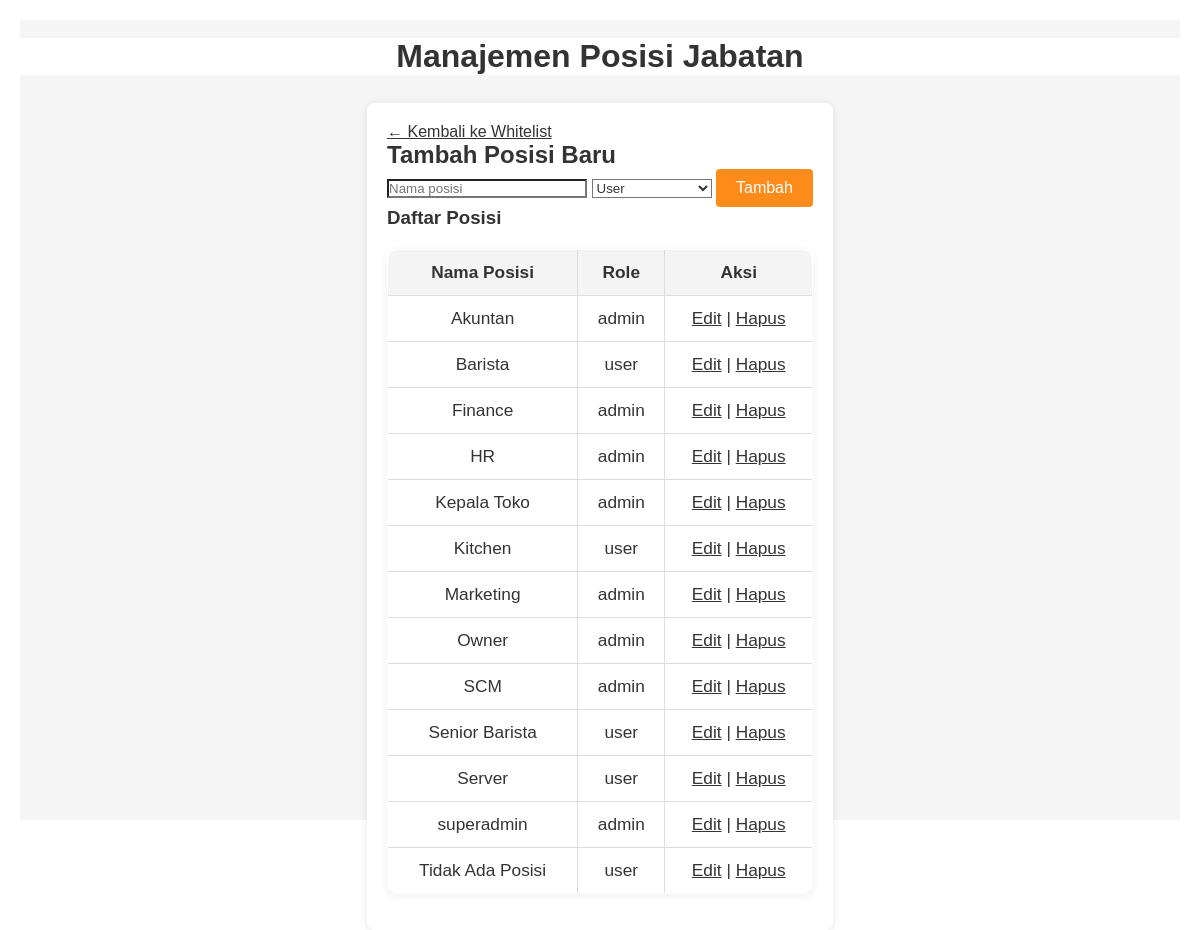
The app's page /posisi_jabatan.php (signed in) with its own data.
### tables this page shows
CREATE TABLE `posisi_jabatan` (
  `id` int(11) NOT NULL AUTO_INCREMENT,
  `nama_posisi` varchar(100) NOT NULL,
  `role_posisi` varchar(20) DEFAULT 'user',
  PRIMARY KEY (`id`),
  UNIQUE KEY `nama_posisi` (`nama_posisi`)
);

### posisi_jabatan.php (the view, shortened to what this page needs)
<?php
include 'connect.php';
$edit_posisi = null;
$query_posisi = 'SELECT * FROM posisi_jabatan ORDER BY nama_posisi ASC';
$daftar_posisi = $pdo->query($query_posisi)->fetchAll(PDO::FETCH_ASSOC);
?>
<!DOCTYPE html>
<html lang="en">
<head>
    <link rel="stylesheet" href="style.css">
</head>
<body>
<div class="main-title">Manajemen Posisi Jabatan</div>
<div class="container">
    <a href="whitelist.php">&larr; Kembali ke Whitelist</a>
    <h2><?= $edit_posisi ? 'Edit Posisi' : 'Tambah Posisi Baru' ?></h2>
    <form method="post">
        <input type="text" name="nama_posisi" value="<?= htmlspecialchars($edit_posisi['nama_posisi'] ?? '') ?>" placeholder="Nama posisi" required style="width:200px;">
        <select name="role_posisi" required style="width:120px;">
            <option value="user" <?= (isset($edit_posisi['role_posisi']) && $edit_posisi['role_posisi']==='user') ? 'selected' : '' ?>>User</option>
        </select>
        <button type="submit"><?= $edit_posisi ? 'Update' : 'Tambah' ?></button>
    </form>
    <h3>Daftar Posisi</h3>
    <table border="1" cellpadding="6" cellspacing="0">
        <tr><th>Nama Posisi</th><th>Role</th><th>Aksi</th></tr>
        <?php foreach ($daftar_posisi as $index => $p):
        ?>
            <tr>
                <td><?= htmlspecialchars($p['nama_posisi']) ?></td>
                <td><?= htmlspecialchars($p['role_posisi'] ?? 'user') ?></td>
                <td>
                    <a href="posisi_jabatan.php?edit=<?= $p['id'] ?>">Edit</a> |
                    <a href="posisi_jabatan.php?delete=<?= $p['id'] ?>" onclick="return confirm('Hapus posisi ini?')">Hapus</a>
                </td>
            </tr>
        <?php endforeach; ?>
    </table>
</div>
</body>
</html>

### style.css (style rules this page uses)
* { margin: 0; padding: 0; box-sizing: border-box; font-family: 'Poppins', sans-serif; background-color: #ffffff; accent-color: #084a62; color: #333333; scrollbar-width: thin; scrollbar-color: #084a62 transparent; }
.main-title { text-align: center; font-weight: bold; font-size: 2em; margin: 18px 0 8px 0; }
.container { max-width: 1200px; margin: 20px auto; padding: 20px; background-color: #fff; border-radius: 8px; box-shadow: 0 2px 8px rgba(0, 0, 0, 0.1); }
.btn, button { background-color: #ff8c1a; color: #fff; padding: 10px 20px; border: none; border-radius: 4px; cursor: pointer; font-size: 16px; transition: background-color 0.3s ease; }
table, .approval-table { width: 95%; margin: 24px auto 16px auto; border-collapse: collapse; background: #fff; border-radius: 10px; box-shadow: 0 2px 8px rgba(0,0,0,0.07); font-size: 1.08em; text-align: center; overflow: hidden; }
table th, table td, .approval-table th, .approval-table td { border: 1px solid #ddd; padding: 12px 10px; text-align: center; }
table th, .approval-table th { background-color: #f4f4f4; font-weight: 600; color: #333; }
html, body { height: 100%; min-height: 100vh; display: flex; flex-direction: column; }
body { flex: 1 0 auto; display: flex; flex-direction: column; }
.container, .content-container, main { flex: 1 0 auto; }
table { width: 100%; border-collapse: collapse; margin-top: 20px; }
th, td { border: 1px solid #ddd; padding: 8px 12px; text-align: left; }
th { background-color: #f4f4f4; }
tr:nth-child(even) { background-color: #f9f9f9; }
th, td { border: 1px solid #ddd; padding: 8px 12px; text-align: left; vertical-align: top; }
table { width: 100%; border-collapse: collapse; }
th, td { border: 1px solid #ddd; padding: 8px; text-align: left; }
body { font-family: 'Segoe UI', Tahoma, Geneva, Verdana, sans-serif; margin: 20px; background-color: #f5f5f5; }
th, td { border: 1px solid #ddd; padding: 12px; text-align: center; transition: background-color 0.3s; }
th { background-color: #2196f3; color: white; font-weight: bold; }

### records on screen
posisi_jabatan: nama_posisi "Akuntan", role_posisi "admin"
posisi_jabatan: nama_posisi "Barista", role_posisi "user"
posisi_jabatan: nama_posisi "Finance", role_posisi "admin"
posisi_jabatan: nama_posisi "HR", role_posisi "admin"
posisi_jabatan: nama_posisi "Kepala Toko", role_posisi "admin"
posisi_jabatan: nama_posisi "Kitchen", role_posisi "user"
posisi_jabatan: nama_posisi "Marketing", role_posisi "admin"
posisi_jabatan: nama_posisi "Owner", role_posisi "admin"
posisi_jabatan: nama_posisi "SCM", role_posisi "admin"
posisi_jabatan: nama_posisi "Senior Barista", role_posisi "user"
posisi_jabatan: nama_posisi "Server", role_posisi "user"
posisi_jabatan: nama_posisi "superadmin", role_posisi "admin"
posisi_jabatan: nama_posisi "Tidak Ada Posisi", role_posisi "user"
